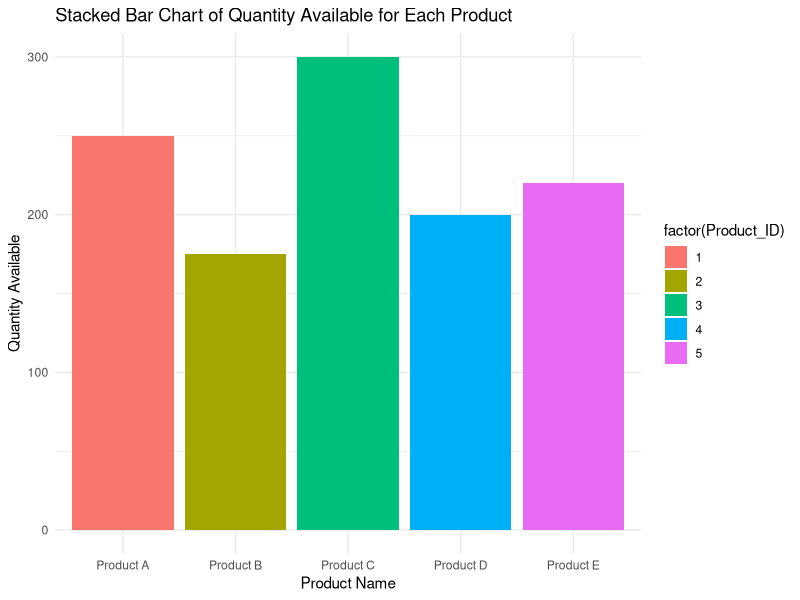

Here is the R script that generated this plot:
library(ggplot2)

# Create the data frame
products <- data.frame(
  Product_ID = c(1, 2, 3, 4, 5),
  Product_Name = c("Product A", "Product B", "Product C", "Product D", "Product E"),
  Quantity_Available = c(250, 175, 300, 200, 220)
)

# Create a stacked bar chart
ggplot(products, aes(x = Product_Name, y = Quantity_Available, fill = factor(Product_ID))) +
  geom_bar(stat = "identity") +
  labs(title = "Stacked Bar Chart of Quantity Available for Each Product",
       x = "Product Name",
       y = "Quantity Available") +
  theme_minimal()

